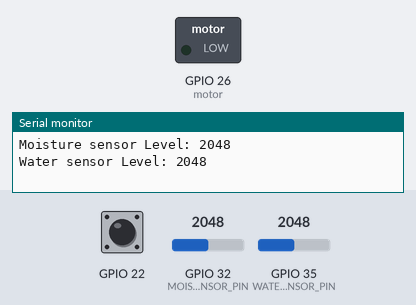
Simulated run of this sketch. Board: ESP32. Shown: switched loads named in the sketch (green lamp = pin HIGH), the last lines printed to the serial monitor. The test bench sets the inputs (shaded band); at power-on: GPIO 22 HIGH, GPIO 32 (MOISTURE_SENSOR_PIN) = 2048, GPIO 35 (WATER_SENSOR_PIN) = 2048.

Above: at 1.2 s.
1.3 s: GPIO 22 pulled LOW for 0.35 s
At 2.7 s:
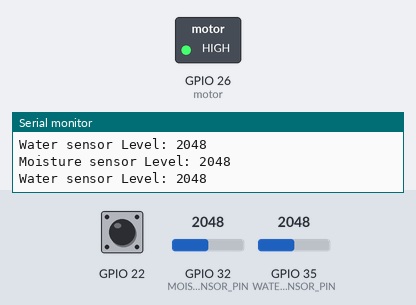
4.5 s: GPIO 22 pulled LOW for 3.2 s
At 9.9 s:
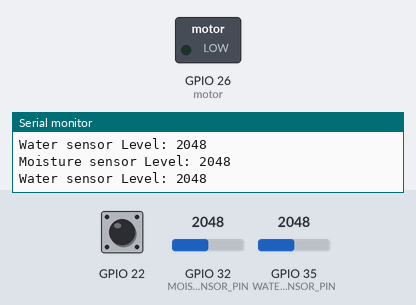
Timing chart, 0 to 11.4 s (numbered marks = the images above; inputs shaded):
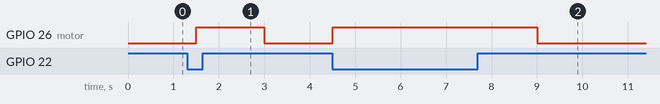

The sketch:

ButtonWatering.ino
```cpp
//#include <WiFi.h>
//#include <HTTPClient.h>
//#include <ArduinoJson.h>


#define WATER_SENSOR_PIN  35
// not touching 1000
// barely touching 1600
// halfway 3000
// max is 4095

#define MOISTURE_SENSOR_PIN 32
// average level is 190
// or maybe 1500

#define motor 26


const char* ssid = "CPS-Cyber-01";
const char* password = "unhappy3sandstonedeflector";

//WiFiClient client;
const char* server = "34.56.124.39";
const int port = 5000;


void setup() {

  /*
  Serial.begin(115200);
  pinMode(WATER_SENSOR_PIN, INPUT);
  // initialize digital pin as an output.


  //WiFi.begin(ssid, password);
  while (WiFi.status() != WL_CONNECTED) {
    delay(1000);
    Serial.println("Connecting to WiFi...");
  }
  Serial.println("Connected!");
  */
  Serial.begin(115200);

  pinMode(MOISTURE_SENSOR_PIN, INPUT);

  pinMode(22, INPUT_PULLUP);
  pinMode(motor, OUTPUT);
}

/*
void sendData(int sensorVal) {
  if (client.connect(server, port)) {
    Serial.println("Connected to server!");

    String jsonPayload = "{\"Water Level\": " + String(sensorVal) + "}";

    int contentLength = jsonPayload.length();

    // Construct HTTP POST request
    client.println("POST /data HTTP/1.1");
    client.println("Host: 34.56.124.39");
    client.println("Content-Type: application/json");
    client.print("Content-Length: "); // Length of the JSON payload
    client.println(contentLength);
    client.println();
    client.println(jsonPayload);

    // Wait for a response
    while (client.available()) {
      String response = client.readString();
      Serial.println(response);
    }

    client.stop(); // Close the connection
  } else {
    Serial.println("Connection to server failed.");
  }
}
*/

int readWaterSensor() {
  int WaterSensorValue = analogRead(WATER_SENSOR_PIN);
  Serial.print("Water sensor Level: ");
  Serial.println(WaterSensorValue);

  return WaterSensorValue;

}

int readMoistureSensor() {

  int averageMoist = 0;
  for(int i=0;i<=4;i++) {
    averageMoist += analogRead(MOISTURE_SENSOR_PIN);
    delay(100);
  }
  Serial.print("Moisture sensor Level: ");
  Serial.println(averageMoist/5);

  return averageMoist/5;
}

void turnMotorOn() {
  digitalWrite(motor, HIGH);
  //delay(2000);

  //digitalWrite(motor, LOW);
  //delay(3000);
}

void turnMotorOff() {
  digitalWrite(motor, LOW);
  //delay(3000);
}

void loop() {
  //int waterValue = readWaterSensor();

  //int moistureValue = readMoistureSensor();
  if(digitalRead(22) == LOW){
    turnMotorOn();
  } else {
    turnMotorOff();
  }


  readMoistureSensor();
  readWaterSensor();
  delay(1000);

  //if (WiFi.status() == WL_CONNECTED) {
    //sendData(waterValue);
    //delay(1000);
    //sendData(moistureValue);
  //}


}
```

Measured:
- after the input at 1.3 s, GPIO 26 (motor): LOW → HIGH after 0.20 s, → LOW 1.5 s later
- after the input at 4.5 s, GPIO 26 (motor): LOW → HIGH at once, → LOW 4.5 s later
